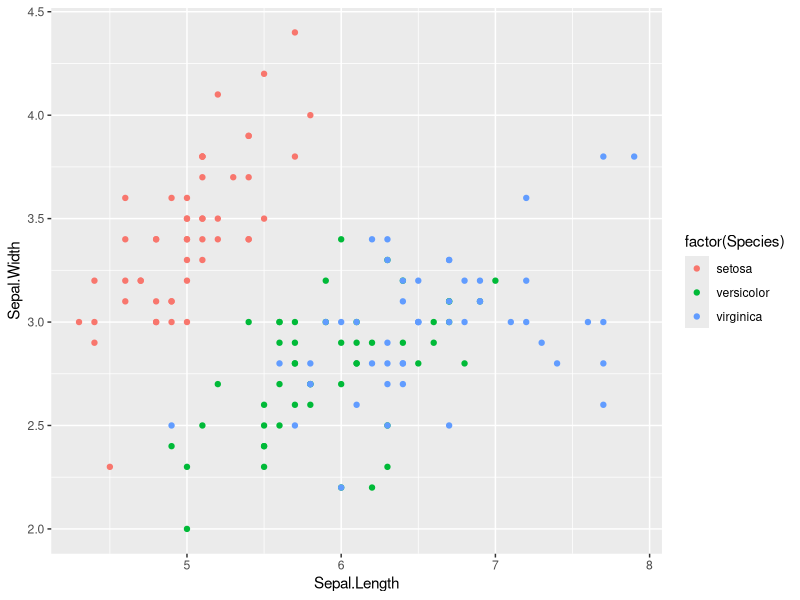
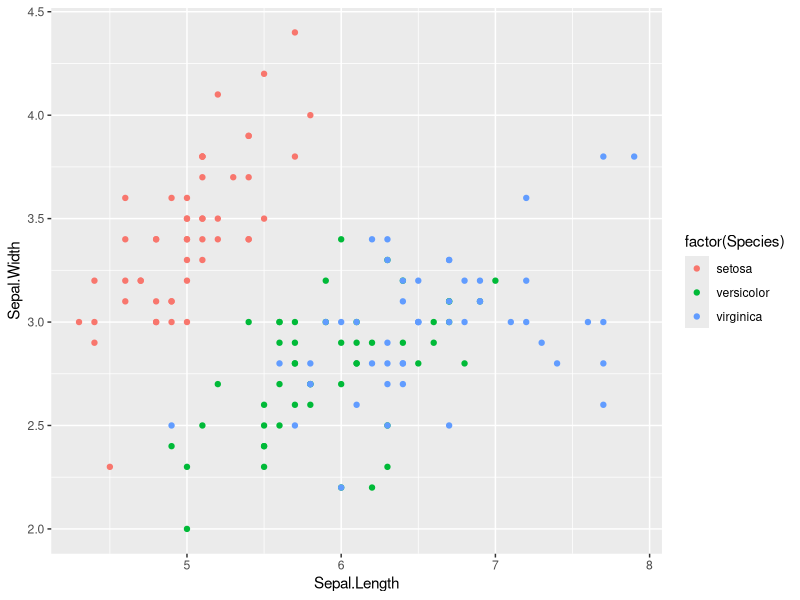

R code for these plots, in order:
## ---- chunk 1
library(ggplot2) # bo w przypadku tego pliku skorzystamy z ggplota
## ---- chunk 2
# przykładowy wykres (jest zrobiony w ggplocie, aby było można wygenerować inne rodzaje dokumentu wynikowego niż HTML)
ggplot(iris, mapping = aes(Sepal.Length, Sepal.Width, colour = factor(Species))) +
  geom_point()
## ---- chunk 3
ggplot(iris, mapping = aes(Sepal.Length, Sepal.Width, colour = factor(Species))) +
  geom_point()
